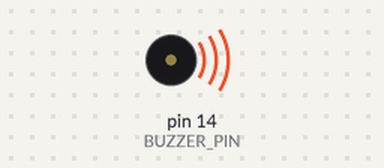
This sketch was run on a simulated Arduino Uno, built with avr-gcc and run on an emulated ATmega328P. Shown: buzzer (waves = sounding).

Above: at 0.2 s.
Timing chart, 0 to 8.1 s (numbered marks = the images above):
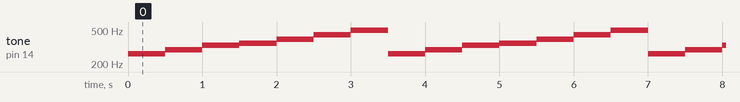

The sketch:

Escala_Musical.ino
```cpp
/*
  Escala Musical.

  Con el Zumbador incluido en nuestra placa, y una libreria reproduciremos
  las diferentes notas musicales.

  Nota:
  - Es necesaria incluir la libreria <Tone32.h> para esta actividad.
  - No se requiere ningun tipo de componente extra para esta actividad.
  - Es necesario tener la Placa Educativa conectada a su computadora,
    y haber seleccionado la placa correspondiente en herramientas.

  Año 2022

  http://www.faniot.com.ar

*/
#include <Tone32.h>   //Incluimos la libreria necesaria para esta actividad

#define BUZZER_PIN 14 //Definimos el pin donde esta conectado el zumbador y su canal
#define BUZZER_CHANNEL 0

void setup() {}

void loop() {
  //tone(*pin donde esta el buzzer*, *nota*, *tiempo en ms*, *canal del buzzer*)
  tone(BUZZER_PIN, NOTE_C4, 500, BUZZER_CHANNEL); //Encendemos el zumbador a la frecuencia definda
  noTone(BUZZER_PIN, BUZZER_CHANNEL);            //Apagamos el zumbador
  tone(BUZZER_PIN, NOTE_D4, 500, BUZZER_CHANNEL);//Repetimos la tarea anterior, cambiando de nota
  noTone(BUZZER_PIN, BUZZER_CHANNEL);           //Apagamos nuevamente el zumbador
  tone(BUZZER_PIN, NOTE_E4, 500, BUZZER_CHANNEL);
  noTone(BUZZER_PIN, BUZZER_CHANNEL);
  tone(BUZZER_PIN, NOTE_F4, 500, BUZZER_CHANNEL);
  noTone(BUZZER_PIN, BUZZER_CHANNEL);
  tone(BUZZER_PIN, NOTE_G4, 500, BUZZER_CHANNEL);
  noTone(BUZZER_PIN, BUZZER_CHANNEL);
  tone(BUZZER_PIN, NOTE_A4, 500, BUZZER_CHANNEL);
  noTone(BUZZER_PIN, BUZZER_CHANNEL);
  tone(BUZZER_PIN, NOTE_B4, 500, BUZZER_CHANNEL);
  noTone(BUZZER_PIN, BUZZER_CHANNEL);
}
```

Measured:
- by itself, tone on pin 14 (BUZZER_PIN): repeats every 3.5 s: 294 Hz 0.50 s, 330 Hz 0.50 s, 349 Hz 0.50 s, 392 Hz 0.50 s, 440 Hz 0.50 s, 494 Hz 0.50 s, 262 Hz 0.50 s
